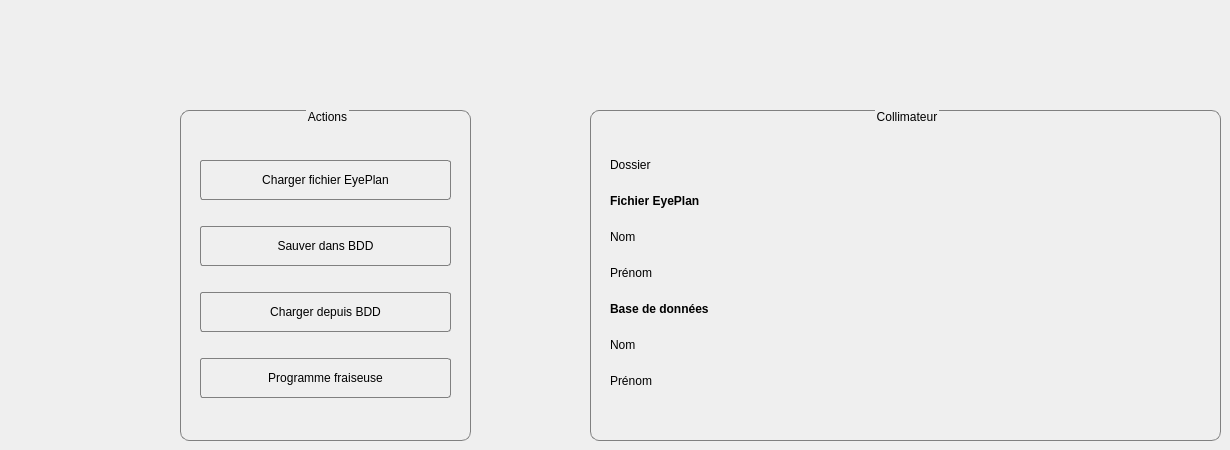
    <widget class="QWidget" name="collimateurWidget">
     <widget class="QGroupBox" name="coll_eyePlanFileGroupBox">
      <property name="geometry">
       <rect>
        <x>590</x>
        <y>110</y>
        <width>631</width>
        <height>331</height>
       </rect>
      </property>
      <property name="styleSheet">
       <string notr="true">QGroupBox {
	font: 75 16pt &quot;Century Schoolbook L&quot;;
  border: 1px solid gray;
  border-radius: 9px;
  margin-top: 0.5em;
  background: transparent;
}

QGroupBox::title {
     subcontrol-origin: margin;
     subcontrol-position: top center; 
}

QLabel {
background: transparent;
}

QCheckBox {
background: white;
}


</string>
      </property>
      <property name="title">
       <string>Collimateur</string>
      </property>
      <widget class="CollimatorWidget" name="coll_collimatorWidget" native="true">
       <property name="geometry">
        <rect>
         <x>340</x>
         <y>40</y>
         <width>270</width>
         <height>270</height>
        </rect>
       </property>
       <property name="styleSheet">
        <string notr="true"/>
       </property>
      </widget>
      <widget class="QWidget" name="formLayoutWidget_4">
       <property name="geometry">
        <rect>
         <x>20</x>
         <y>40</y>
         <width>308</width>
         <height>271</height>
        </rect>
       </property>
       <layout class="QFormLayout" name="formLayout">
        <item row="0" column="0">
         <widget class="QLabel" name="coll_dossierTitleLabel">
          <property name="minimumSize">
           <size>
            <width>0</width>
            <height>30</height>
           </size>
          </property>
          <property name="text">
           <string>Dossier</string>
          </property>
         </widget>
        </item>
        <item row="1" column="0">
         <widget class="QLabel" name="coll_patientLabel_6">
          <property name="minimumSize">
           <size>
            <width>0</width>
            <height>30</height>
           </size>
          </property>
          <property name="maximumSize">
           <size>
            <width>16777215</width>
            <height>35</height>
           </size>
          </property>
          <property name="font">
           <font>
            <weight>75</weight>
            <bold>true</bold>
           </font>
          </property>
          <property name="text">
           <string>Fichier EyePlan</string>
          </property>
         </widget>
        </item>
        <item row="2" column="0">
         <widget class="QLabel" name="coll_patientLabel_2">
          <property name="minimumSize">
           <size>
            <width>0</width>
            <height>30</height>
           </size>
          </property>
          <property name="maximumSize">
           <size>
            <width>16777215</width>
            <height>35</height>
           </size>
          </property>
          <property name="text">
           <string>Nom</string>
          </property>
         </widget>
        </item>
        <item row="3" column="0">
         <widget class="QLabel" name="coll_patientLabel">
          <property name="minimumSize">
           <size>
            <width>0</width>
            <height>30</height>
           </size>
          </property>
          <property name="maximumSize">
           <size>
            <width>16777215</width>
            <height>35</height>
           </size>
          </property>
          <property name="text">
           <string>Prénom</string>
          </property>
         </widget>
        </item>
        <item row="4" column="0">
         <widget class="QLabel" name="coll_patientLabel_3">
          <property name="minimumSize">
           <size>
            <width>0</width>
            <height>30</height>
           </size>
          </property>
          <property name="maximumSize">
           <size>
            <width>16777215</width>
            <height>35</height>
           </size>
          </property>
          <property name="font">
           <font>
            <weight>75</weight>
            <bold>true</bold>
           </font>
          </property>
          <property name="text">
           <string>Base de données</string>
          </property>
         </widget>
        </item>
        <item row="5" column="0">
         <widget class="QLabel" name="coll_patientLabel_4">
          <property name="minimumSize">
           <size>
            <width>0</width>
            <height>30</height>
           </size>
          </property>
          <property name="maximumSize">
           <size>
            <width>16777215</width>
            <height>35</height>
           </size>
          </property>
          <property name="text">
           <string>Nom</string>
          </property>
         </widget>
        </item>
        <item row="5" column="1">
         <widget class="QLabel" name="label_db_patient_lastname">
          <property name="text">
           <string/>
          </property>
         </widget>
        </item>
        <item row="6" column="0">
         <widget class="QLabel" name="coll_patientLabel_5">
          <property name="minimumSize">
           <size>
            <width>0</width>
            <height>30</height>
           </size>
          </property>
          <property name="maximumSize">
           <size>
            <width>16777215</width>
            <height>35</height>
           </size>
          </property>
          <property name="text">
           <string>Prénom</string>
          </property>
         </widget>
        </item>
        <item row="6" column="1">
         <widget class="QLabel" name="label_db_patient_firstname">
          <property name="text">
           <string/>
          </property>
         </widget>
        </item>
        <item row="0" column="1">
         <widget class="QLabel" name="coll_dossierLabel">
          <property name="text">
           <string/>
          </property>
         </widget>
        </item>
        <item row="2" column="1">
         <widget class="QLabel" name="coll_patientLastNameLabel">
          <property name="text">
           <string/>
          </property>
         </widget>
        </item>
        <item row="3" column="1">
         <widget class="QLabel" name="coll_patientFirstNameLabel">
          <property name="text">
           <string/>
          </property>
         </widget>
        </item>
       </layout>
      </widget>
     </widget>
     <widget class="QGroupBox" name="coll_actionsGroupBox">
      <property name="geometry">
       <rect>
        <x>180</x>
        <y>110</y>
        <width>291</width>
        <height>331</height>
       </rect>
      </property>
      <property name="styleSheet">
       <string notr="true">QGroupBox {
	font: 75 16pt &quot;Century Schoolbook L&quot;;
  border: 1px solid gray;
  border-radius: 9px;
  margin-top: 0.5em;
  background: transparent;
}

QGroupBox::title {
     subcontrol-origin: margin;
     subcontrol-position: top center; 
}

QLabel {
background: transparent;
}

QCheckBox {
background: white;
}


</string>
      </property>
      <property name="title">
       <string>Actions</string>
      </property>
      <widget class="QWidget" name="verticalLayoutWidget_6">
       <property name="geometry">
        <rect>
         <x>20</x>
         <y>30</y>
         <width>251</width>
         <height>281</height>
        </rect>
       </property>
       <layout class="QVBoxLayout" name="coll_acionsVerticalLayout">
        <item>
         <widget class="QPushButton" name="coll_uploadEyePlanFilePushButton">
          <property name="minimumSize">
           <size>
            <width>0</width>
            <height>40</height>
           </size>
          </property>
          <property name="styleSheet">
           <string notr="true">QPushButton {
border-radius:3px;
border-style: solid; 
border-width: 1px;
border-color: grey;
}

QPushButton:pressed {
border-radius:3px;
border-style: solid; 
border-width: 2px;
border-color: grey;
}</string>
          </property>
          <property name="text">
           <string>Charger fichier EyePlan</string>
          </property>
         </widget>
        </item>
        <item>
         <widget class="QPushButton" name="coll_saveToDatabasePushButton">
          <property name="minimumSize">
           <size>
            <width>0</width>
            <height>40</height>
           </size>
          </property>
          <property name="styleSheet">
           <string notr="true">QPushButton {
border-radius:3px;
border-style: solid; 
border-width: 1px;
border-color: grey;
}

QPushButton:pressed {
border-radius:3px;
border-style: solid; 
border-width: 2px;
border-color: grey;
}</string>
          </property>
          <property name="text">
           <string>Sauver dans BDD</string>
          </property>
         </widget>
        </item>
        <item>
         <widget class="QPushButton" name="coll_fetchFromDatabasePushButton">
          <property name="minimumSize">
           <size>
            <width>0</width>
            <height>40</height>
           </size>
          </property>
          <property name="styleSheet">
           <string notr="true">QPushButton {
border-radius:3px;
border-style: solid; 
border-width: 1px;
border-color: grey;
}

QPushButton:pressed {
border-radius:3px;
border-style: solid; 
border-width: 2px;
border-color: grey;
}</string>
          </property>
          <property name="text">
           <string>Charger depuis BDD</string>
          </property>
         </widget>
        </item>
        <item>
         <widget class="QPushButton" name="coll_showFraiseuseProgramPushButton">
          <property name="minimumSize">
           <size>
            <width>0</width>
            <height>40</height>
           </size>
          </property>
          <property name="styleSheet">
           <string notr="true">QPushButton {
border-radius:3px;
border-style: solid; 
border-width: 1px;
border-color: grey;
}

QPushButton:pressed {
border-radius:3px;
border-style: solid; 
border-width: 2px;
border-color: grey;
}</string>
          </property>
          <property name="text">
           <string>Programme fraiseuse</string>
          </property>
         </widget>
        </item>
       </layout>
      </widget>
     </widget>
    </widget>
